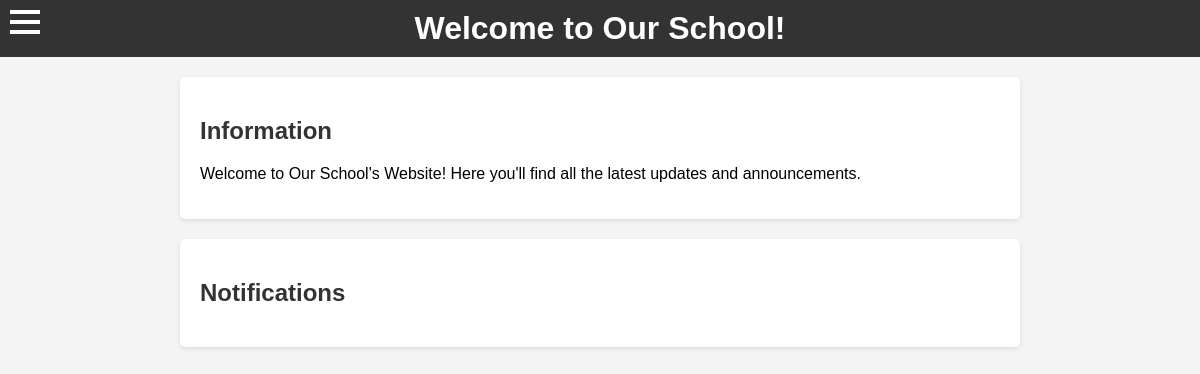
Before: / with the older database file.
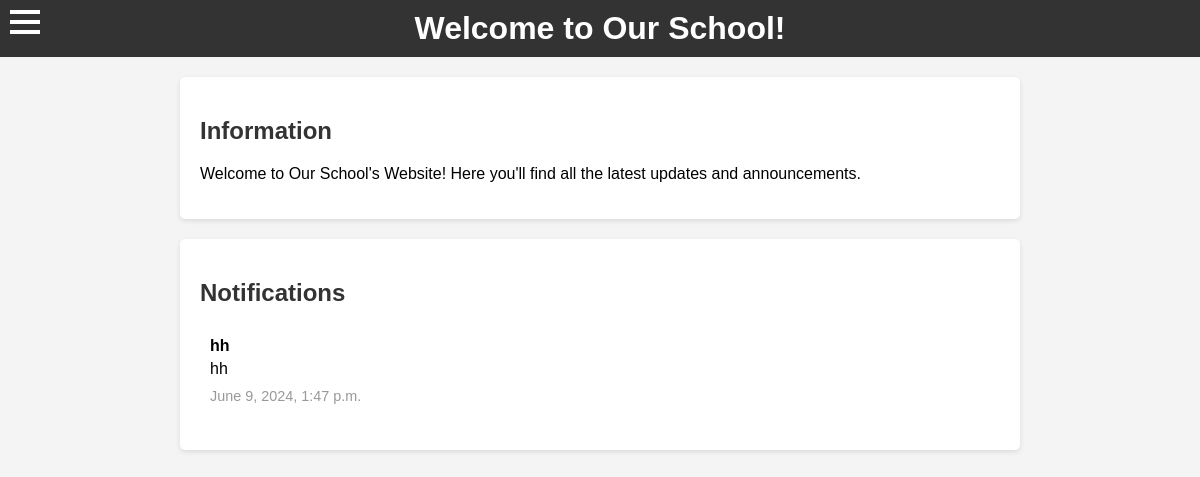
After: the same page with the newer database file.
### jjapp/models.py (models this page shows, shortened)
class Notification(models.Model):
    title = models.CharField(max_length=100)
    content = models.TextField()
    created_at = models.DateTimeField(auto_now_add=True)

### jjapp/views.py (the view)
# urls.py: path('', home_page, name='home_page'),
def home_page(request):
    notifications = Notification.objects.all().order_by('-created_at')
    information = "Welcome to Our School's Website! Here you'll find all the latest updates and announcements."
    return render(request, 'home.html', {'notifications': notifications, 'information': information})

### jjapp/templates/home.html (shortened to what this page needs)
<!DOCTYPE html>
<html lang="en">
<head>
</head>
<body>
    <header>
        <div class="menu-icon" onclick="openNav()">
            <div></div>
            <div></div>
            <div></div>
        </div>
        <h1>Welcome to Our School!</h1>
    </header>
    <section>
        <h2>Information</h2>
        <p>{{ information }}</p>
    </section>
    <section>
        <h2>Notifications</h2>
        <ul>
            {% for notification in notifications %}
                <li>
                    <div class="notification-title">{{ notification.title }}</div>
                    <div class="notification-content">{{ notification.content }}</div>
                    <div class="notification-date">{{ notification.created_at|date:"F j, Y, g:i a" }}</div>
                </li>
            {% endfor %}
        </ul>
    </section>
</body>
</html>

### jjapp/templates/home.html (style rules this page uses)
body { font-family: Arial, sans-serif; margin: 0; padding: 0; background-color: #f4f4f4; }
header { background-color: #333; color: #fff; padding: 10px; text-align: center; position: relative; }
header h1 { margin: 0; }
.menu-icon { position: absolute; left: 10px; top: 10px; cursor: pointer; display: flex; flex-direction: column; justify-content: space-between; height: 24px; }
.menu-icon div { width: 30px; height: 4px; background-color: #fff; }
section { max-width: 800px; margin: 20px auto; padding: 20px; background-color: #fff; border-radius: 5px; box-shadow: 0 2px 5px rgba(0, 0, 0, 0.1); }
h2 { color: #333; }
ul { list-style-type: none; padding: 0; }
li { padding: 10px; border-bottom: 1px solid #ccc; }
li:last-child { border-bottom: none; }
.notification-title { font-weight: bold; margin-bottom: 5px; }
.notification-content { margin-bottom: 10px; }
.notification-date { font-size: 0.9em; color: #999; }

Changed rows visible on the page:
added Notification: title "hh", content "hh", created_at "June 9, 2024, 1:47 p.m."
